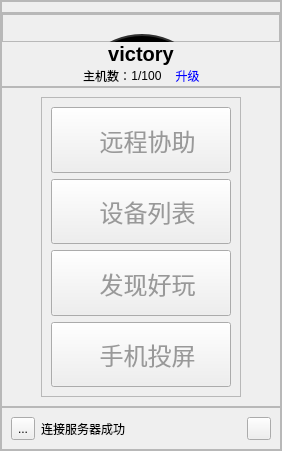
        <widget class="QFrame" name="frame_table">
         <property name="styleSheet">
          <string notr="true">#frame_table
{
	background-color:rgb(41,41,41)
}</string>
         </property>
         <property name="frameShape">
          <enum>QFrame::StyledPanel</enum>
         </property>
         <property name="frameShadow">
          <enum>QFrame::Raised</enum>
         </property>
         <layout class="QVBoxLayout" name="verticalLayout" stretch="1,6,8,1">
          <property name="spacing">
           <number>0</number>
          </property>
          <property name="leftMargin">
           <number>0</number>
          </property>
          <property name="topMargin">
           <number>0</number>
          </property>
          <property name="rightMargin">
           <number>0</number>
          </property>
          <property name="bottomMargin">
           <number>0</number>
          </property>
          <item>
           <widget class="QFrame" name="frame_head">
            <property name="styleSheet">
             <string notr="true">#label
{
	font-size:18px;
}</string>
            </property>
            <property name="frameShape">
             <enum>QFrame::StyledPanel</enum>
            </property>
            <property name="frameShadow">
             <enum>QFrame::Raised</enum>
            </property>
            <widget class="QLabel" name="label">
             <property name="geometry">
              <rect>
               <x>10</x>
               <y>10</y>
               <width>151</width>
               <height>31</height>
              </rect>
             </property>
             <property name="text">
              <string>向日葵远程控制</string>
             </property>
            </widget>
           </widget>
          </item>
          <item>
           <widget class="QFrame" name="frame_user">
            <property name="styleSheet">
             <string notr="true">#label_name
{
	font-weight:bold;
	font-size:20px;
}</string>
            </property>
            <property name="frameShape">
             <enum>QFrame::StyledPanel</enum>
            </property>
            <property name="frameShadow">
             <enum>QFrame::Raised</enum>
            </property>
            <layout class="QVBoxLayout" name="verticalLayout_4" stretch="5,2,1">
             <property name="spacing">
              <number>0</number>
             </property>
             <property name="leftMargin">
              <number>0</number>
             </property>
             <property name="topMargin">
              <number>0</number>
             </property>
             <property name="rightMargin">
              <number>0</number>
             </property>
             <property name="bottomMargin">
              <number>0</number>
             </property>
             <item>
              <widget class="QFrame" name="frame_face">
               <property name="styleSheet">
                <string notr="true">#toolButton
{
	border:2px solid #313131;
	border-radius: 70px;
    font-size: 15px;
    color: white;
    background: rgb(0,0,0);
}

#frame_test
{
	border:2px solid #313131;
	border-radius: 70px;
    font-size: 15px;
    color: white;
    background: rgb(0,0,0);
}</string>
               </property>
               <property name="frameShape">
                <enum>QFrame::StyledPanel</enum>
               </property>
               <property name="frameShadow">
                <enum>QFrame::Raised</enum>
               </property>
               <widget class="QFrame" name="frame_test">
                <property name="geometry">
                 <rect>
                  <x>70</x>
                  <y>20</y>
                  <width>140</width>
                  <height>140</height>
                 </rect>
                </property>
                <property name="frameShape">
                 <enum>QFrame::StyledPanel</enum>
                </property>
                <property name="frameShadow">
                 <enum>QFrame::Raised</enum>
                </property>
                <widget class="QLabel" name="label_2">
                 <property name="geometry">
                  <rect>
                   <x>40</x>
                   <y>20</y>
                   <width>81</width>
                   <height>81</height>
                  </rect>
                 </property>
                 <property name="text">
                  <string/>
                 </property>
                 <property name="pixmap">
                  <pixmap resource="SunloginClient.qrc">:/pic/pic/star.png</pixmap>
                 </property>
                </widget>
                <widget class="QLabel" name="label_6">
                 <property name="geometry">
                  <rect>
                   <x>40</x>
                   <y>100</y>
                   <width>61</width>
                   <height>20</height>
                  </rect>
                 </property>
                 <property name="text">
                  <string>免费级</string>
                 </property>
                 <property name="alignment">
                  <set>Qt::AlignCenter</set>
                 </property>
                </widget>
               </widget>
              </widget>
             </item>
             <item>
              <widget class="QLabel" name="label_name">
               <property name="text">
                <string>victory</string>
               </property>
               <property name="alignment">
                <set>Qt::AlignCenter</set>
               </property>
              </widget>
             </item>
             <item>
              <layout class="QHBoxLayout" name="horizontalLayout_2">
               <property name="spacing">
                <number>0</number>
               </property>
               <item>
                <spacer name="horizontalSpacer_4">
                 <property name="orientation">
                  <enum>Qt::Horizontal</enum>
                 </property>
                 <property name="sizeHint" stdset="0">
                  <size>
                   <width>40</width>
                   <height>20</height>
                  </size>
                 </property>
                </spacer>
               </item>
               <item>
                <widget class="QLabel" name="label_4">
                 <property name="text">
                  <string>主机数：</string>
                 </property>
                 <property name="alignment">
                  <set>Qt::AlignCenter</set>
                 </property>
                </widget>
               </item>
               <item>
                <widget class="QLabel" name="label_3">
                 <property name="text">
                  <string>1/100</string>
                 </property>
                 <property name="alignment">
                  <set>Qt::AlignCenter</set>
                 </property>
                </widget>
               </item>
               <item>
                <widget class="QPushButton" name="pushButton_update">
                 <property name="styleSheet">
                  <string notr="true">#pushButton_update
{
	border-style: flat;
	background: transparent;
    color:blue;
}</string>
                 </property>
                 <property name="text">
                  <string>    升级</string>
                 </property>
                </widget>
               </item>
               <item>
                <spacer name="horizontalSpacer_5">
                 <property name="orientation">
                  <enum>Qt::Horizontal</enum>
                 </property>
                 <property name="sizeHint" stdset="0">
                  <size>
                   <width>40</width>
                   <height>20</height>
                  </size>
                 </property>
                </spacer>
               </item>
              </layout>
             </item>
            </layout>
           </widget>
          </item>
          <item>
           <widget class="QFrame" name="frame_button">
            <property name="frameShape">
             <enum>QFrame::StyledPanel</enum>
            </property>
            <property name="frameShadow">
             <enum>QFrame::Raised</enum>
            </property>
            <layout class="QGridLayout" name="gridLayout">
             <item row="0" column="1" colspan="2">
              <widget class="QFrame" name="frame">
               <property name="sizePolicy">
                <sizepolicy hsizetype="Fixed" vsizetype="Fixed">
                 <horstretch>0</horstretch>
                 <verstretch>0</verstretch>
                </sizepolicy>
               </property>
               <property name="minimumSize">
                <size>
                 <width>200</width>
                 <height>300</height>
                </size>
               </property>
               <property name="maximumSize">
                <size>
                 <width>200</width>
                 <height>16777215</height>
                </size>
               </property>
               <property name="styleSheet">
                <string notr="true">#toolButton_assist,#toolButton_device,#toolButton_find,#toolButton_shot
{
	font-size:24px;
	color: #999999;
}

#toolButton_assist:hover
{
	color: #FF8D6B;
}
#toolButton_device:hover
{
	color: #FF8D6B;
}
#toolButton_find:hover
{
	color: #FF8D6B;
}
#toolButton_shot:hover
{
	color: #FF8D6B;
}
#toolButton_assist:checked
{
	color: #FF8D6B;
}
#toolButton_device:checked
{
	color: #FF8D6B;
}
#toolButton_find:checked
{
	color: #FF8D6B;
}
#toolButton_shot:checked
{
	color: #FF8D6B;
}</string>
               </property>
               <property name="frameShape">
                <enum>QFrame::StyledPanel</enum>
               </property>
               <property name="frameShadow">
                <enum>QFrame::Raised</enum>
               </property>
               <layout class="QVBoxLayout" name="verticalLayout_5">
                <item>
                 <widget class="QToolPushButton" name="toolButton_assist">
                  <property name="sizePolicy">
                   <sizepolicy hsizetype="Preferred" vsizetype="Preferred">
                    <horstretch>0</horstretch>
                    <verstretch>0</verstretch>
                   </sizepolicy>
                  </property>
                  <property name="text">
                   <string>  远程协助</string>
                  </property>
                  <property name="toolButtonStyle">
                   <enum>Qt::ToolButtonTextBesideIcon</enum>
                  </property>
                 </widget>
                </item>
                <item>
                 <widget class="QToolPushButton" name="toolButton_device">
                  <property name="sizePolicy">
                   <sizepolicy hsizetype="Preferred" vsizetype="Preferred">
                    <horstretch>0</horstretch>
                    <verstretch>0</verstretch>
                   </sizepolicy>
                  </property>
                  <property name="text">
                   <string>  设备列表</string>
                  </property>
                  <property name="iconSize">
                   <size>
                    <width>36</width>
                    <height>36</height>
                   </size>
                  </property>
                  <property name="toolButtonStyle">
                   <enum>Qt::ToolButtonTextBesideIcon</enum>
                  </property>
                 </widget>
                </item>
                <item>
                 <widget class="QToolPushButton" name="toolButton_find">
                  <property name="sizePolicy">
                   <sizepolicy hsizetype="Preferred" vsizetype="Preferred">
                    <horstretch>0</horstretch>
                    <verstretch>0</verstretch>
                   </sizepolicy>
                  </property>
                  <property name="text">
                   <string>  发现好玩</string>
                  </property>
                  <property name="iconSize">
                   <size>
                    <width>36</width>
                    <height>36</height>
                   </size>
                  </property>
                  <property name="toolButtonStyle">
                   <enum>Qt::ToolButtonTextBesideIcon</enum>
                  </property>
                 </widget>
                </item>
                <item>
                 <widget class="QToolPushButton" name="toolButton_shot">
                  <property name="sizePolicy">
                   <sizepolicy hsizetype="Preferred" vsizetype="Preferred">
                    <horstretch>0</horstretch>
                    <verstretch>0</verstretch>
                   </sizepolicy>
                  </property>
                  <property name="text">
                   <string>  手机投屏</string>
                  </property>
                  <property name="iconSize">
                   <size>
                    <width>36</width>
                    <height>36</height>
                   </size>
                  </property>
                  <property name="toolButtonStyle">
                   <enum>Qt::ToolButtonTextBesideIcon</enum>
                  </property>
                 </widget>
                </item>
               </layout>
              </widget>
             </item>
             <item row="0" column="0">
              <spacer name="horizontalSpacer_2">
               <property name="orientation">
                <enum>Qt::Horizontal</enum>
               </property>
               <property name="sizeHint" stdset="0">
                <size>
                 <width>30</width>
                 <height>20</height>
                </size>
               </property>
              </spacer>
             </item>
             <item row="0" column="3">
              <spacer name="horizontalSpacer_3">
               <property name="orientation">
                <enum>Qt::Horizontal</enum>
               </property>
               <property name="sizeHint" stdset="0">
                <size>
                 <width>30</width>
                 <height>20</height>
                </size>
               </property>
              </spacer>
             </item>
             <item row="1" column="1">
              <spacer name="verticalSpacer">
               <property name="orientation">
                <enum>Qt::Vertical</enum>
               </property>
               <property name="sizeHint" stdset="0">
                <size>
                 <width>20</width>
                 <height>40</height>
                </size>
               </property>
              </spacer>
             </item>
            </layout>
           </widget>
          </item>
          <item>
           <widget class="QFrame" name="frame_foot">
            <property name="styleSheet">
             <string notr="true"/>
            </property>
            <property name="frameShape">
             <enum>QFrame::StyledPanel</enum>
            </property>
            <property name="frameShadow">
             <enum>QFrame::Raised</enum>
            </property>
            <layout class="QHBoxLayout" name="horizontalLayout_3">
             <item>
              <widget class="QToolButton" name="toolButton_link">
               <property name="sizePolicy">
                <sizepolicy hsizetype="Fixed" vsizetype="Preferred">
                 <horstretch>0</horstretch>
                 <verstretch>0</verstretch>
                </sizepolicy>
               </property>
               <property name="text">
                <string>...</string>
               </property>
               <property name="icon">
                <iconset resource="SunloginClient.qrc">
                 <normaloff>:/pic/pic/round.png</normaloff>:/pic/pic/round.png</iconset>
               </property>
               <property name="iconSize">
                <size>
                 <width>24</width>
                 <height>24</height>
                </size>
               </property>
              </widget>
             </item>
             <item>
              <widget class="QLabel" name="label_5">
               <property name="text">
                <string>连接服务器成功</string>
               </property>
              </widget>
             </item>
             <item>
              <widget class="QToolButton" name="toolButton_lock">
               <property name="sizePolicy">
                <sizepolicy hsizetype="Fixed" vsizetype="Preferred">
                 <horstretch>0</horstretch>
                 <verstretch>0</verstretch>
                </sizepolicy>
               </property>
               <property name="styleSheet">
                <string notr="true">#toolButton_lock
{                     
	image: url(:/pic/pic/lock.png);
}
#toolButton_lock:hover
{                     
	image: url(:/pic/pic/lock-h.png);
}</string>
               </property>
               <property name="text">
                <string/>
               </property>
              </widget>
             </item>
            </layout>
           </widget>
          </item>
         </layout>
        </widget>
